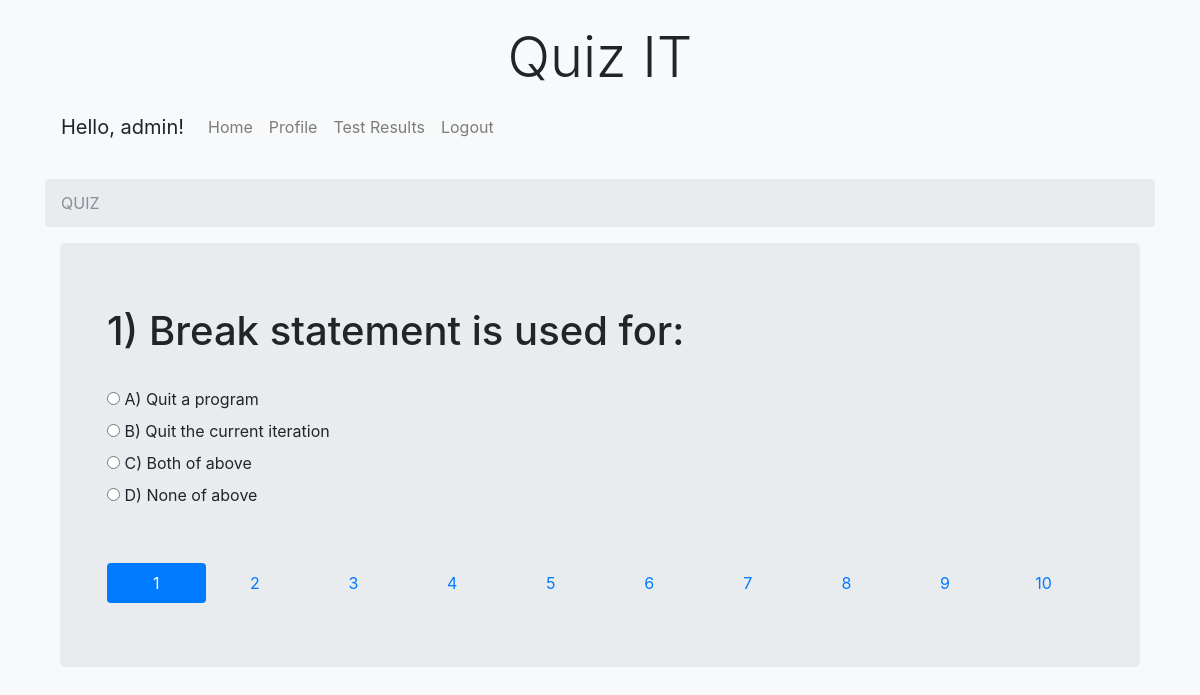
The page /index.php?link=UserQuiz&id=1 (signed in) on the database its author committed.
### tables this page shows
CREATE TABLE IF NOT EXISTS `Questions` (
  `id` INT NOT NULL AUTO_INCREMENT,
  `quiz_id` INT NOT NULL,
  `title` VARCHAR(500) NOT NULL,
  `answer1` VARCHAR(500) NOT NULL,
  `answer2` VARCHAR(500) NOT NULL,
  `answer3` VARCHAR(500) NOT NULL,
  `answer4` VARCHAR(500) NOT NULL,
  `correct_answer` VARCHAR(1) NOT NULL,
  PRIMARY KEY (`id`),
  INDEX `fk_questions_quiz_id_idx` (`quiz_id` ASC),
  CONSTRAINT `fk_questions_quiz_id`
    FOREIGN KEY (`quiz_id`)
    REFERENCES `Quizes` (`id`)
    ON DELETE CASCADE
    ON UPDATE NO ACTION);

### www/Application/User/Quiz.php (the view, shortened to what this page needs)
<?php
	require_once('Application/User/Menu.php');
    if (isset($_GET['id']))
    {
		$id = $_GET['id'];
	}
?>
<nav aria-label="breadcrumb" role="navigation">
    <ol class="breadcrumb">
        <li class="breadcrumb-item active" aria-current="page">QUIZ</li>
    </ol>
</nav>
<?php
	$sSQL = "SELECT * FROM Questions WHERE quiz_id = '$id' ORDER BY RAND() LIMIT 10";
	$resultSet = mysqli_query($conn, $sSQL);
	while($row = mysqli_fetch_assoc($resultSet)) {
		$questionsArray[] = $row;
	}
?>
<main role="main" class="container">
	<div class="jumbotron">
		<form class="container" id="needs-validation" action="?link=UserQuizResult" method="post" novalidate>
			<div class="tab-content" id="tabContent">
				<?php foreach($questionsArray as $key => $value) { $key++; ?>
					<div class="tab-pane fade show <?php echo ($key==1) ? ' active' : ''; ?>" id="myTab-<?php echo $key; ?>" role="tabpanel" aria-labelledby="myContent-<?php echo $key; ?>">
						<div>
							<h1><?php echo $key; ?>) <?php echo $value['title']; ?><h1/>
						</div>
						<br>
						<div>
							<label>
								<input type="radio" value="a" name="userAnswer[<?php echo $value['id']; ?>]"> A) <?php echo $value['answer1']; ?>
							</label><br>
							<label>
								<input type="radio" value="b" name="userAnswer[<?php echo $value['id']; ?>]"> B) <?php echo $value['answer2']; ?>
							</label><br>
								<label>
							<input type="radio" value="c" name="userAnswer[<?php echo $value['id']; ?>]"> C) <?php echo $value['answer3']; ?>
							</label><br>
								<label>
							<input type="radio" value="d" name="userAnswer[<?php echo $value['id']; ?>]"> D) <?php echo $value['answer4']; ?>
							</label><br>
						</div>
						<br>
					</div>
				<?php } ?>
			</div>
			<br>
			<ul class="nav nav-pills nav-justified" id="myTab" role="tablist">
				<?php foreach($questionsArray as $key => $value) { $key++; ?>
					<li class="nav-item">
						<a class="nav-link<?php echo ($key==1) ? ' active' : ''; ?>" id="myContent-<?php echo $key; ?>" data-toggle="pill" href="#myTab-<?php echo $key; ?>" role="tab" aria-controls="myTab-<?php echo $key; ?>" aria-selected="<?php echo ($key==1) ? 'true' : 'false'; ?>"><?php echo $key; ?></a>
					</li>
				<?php } ?>
			</ul>
		</form>
    </div>
</main>

### www/assets/css/styles.css (style rules this page uses)
body { background-color: #f8f9fa; }

### rows shown on the page
questions: title "Break statement is used for:", answer1 "Quit a program", answer2 "Quit the current iteration", answer3 "Both of above", answer4 "None of above"

### other values the page prints
$username "admin"
